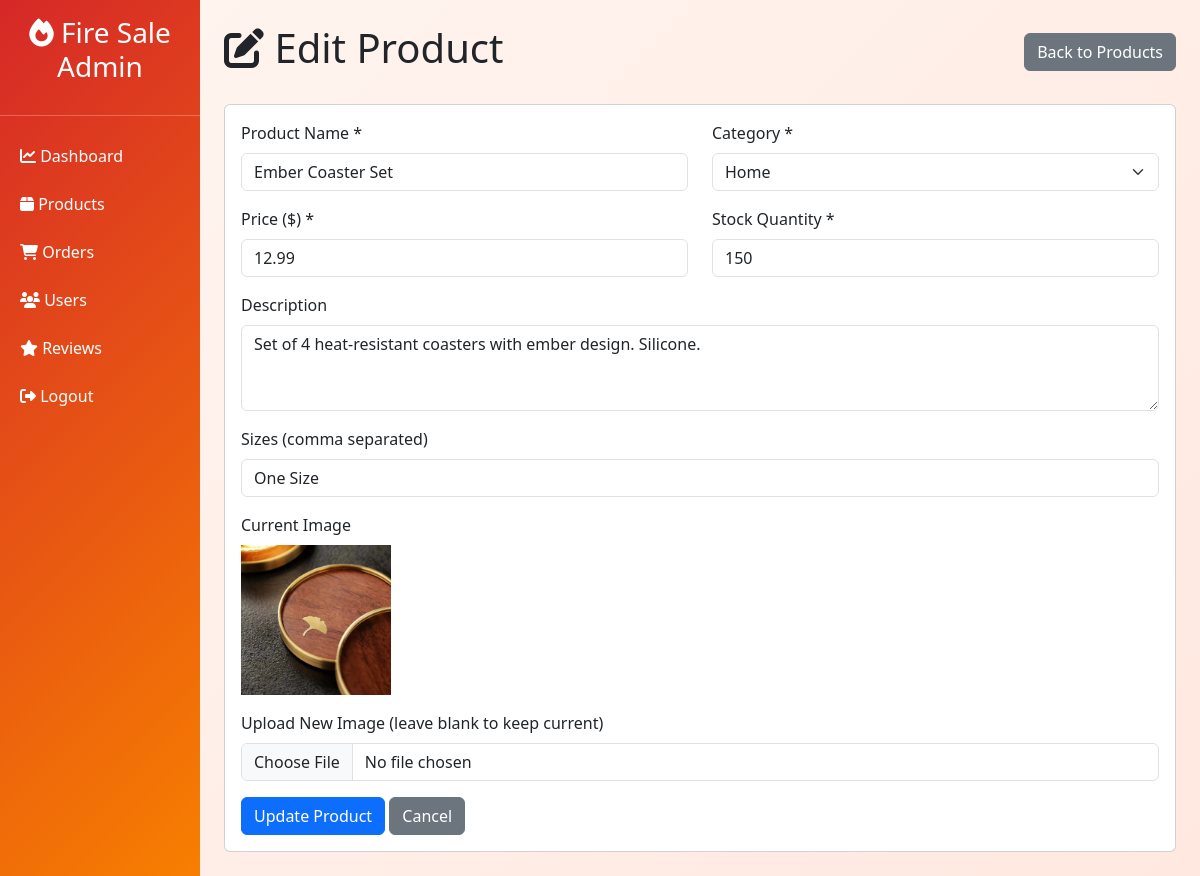
Page /admin/product_edit.php?id=26 (signed in) on the committed database.
### tables this page shows
CREATE TABLE `products` (
  `product_id` int(11) NOT NULL,
  `product_name` varchar(200) NOT NULL,
  `category` varchar(100) NOT NULL,
  `price` decimal(10,2) NOT NULL,
  `stock_quantity` int(11) NOT NULL DEFAULT 0,
  `description` text DEFAULT NULL,
  `image_url` varchar(255) DEFAULT NULL,
  `sizes` varchar(100) DEFAULT 'S,M,L,XL',
  `created_at` timestamp NOT NULL DEFAULT current_timestamp()
);

### includes/config.php (called while the page is built, shortened)
<?php
$conn = mysqli_connect(DB_HOST, DB_USER, DB_PASS, DB_NAME);
function getProductById($id) {
    global $conn;
    $id = (int)$id;
    $query = "SELECT * FROM products WHERE product_id = $id";
    $result = mysqli_query($conn, $query);
    return mysqli_fetch_assoc($result);
}
?>

### admin/product_edit.php (the view, shortened to what this page needs)
<?php
include '../includes/config.php';
$product_id = isset($_GET['id']) ? (int)$_GET['id'] : 0;
$product = getProductById($product_id);
?>
<!DOCTYPE html>
<html lang="en">
<head>
    <link href="https://cdn.jsdelivr.net/npm/bootstrap@5.3.0/dist/css/bootstrap.min.css" rel="stylesheet">
    <link rel="stylesheet" href="https://cdnjs.cloudflare.com/ajax/libs/font-awesome/6.4.0/css/all.min.css">
</head>
<body>
    <div class="container-fluid">
        <div class="row">
            <div class="col-md-2 sidebar p-0">
                <h3 class="text-white text-center p-3"><i class="fas fa-fire"></i> Fire Sale Admin</h3>
                <hr class="text-white">
                <a href="dashboard.php"><i class="fas fa-chart-line"></i> Dashboard</a>
                <a href="products.php"><i class="fas fa-box"></i> Products</a>
                <a href="orders.php"><i class="fas fa-shopping-cart"></i> Orders</a>
                <a href="users.php"><i class="fas fa-users"></i> Users</a>
                <a href="reviews.php"><i class="fas fa-star"></i> Reviews</a>
                <a href="logout.php"><i class="fas fa-sign-out-alt"></i> Logout</a>
            </div>
            <div class="col-md-10 p-4">
                <div class="d-flex justify-content-between align-items-center mb-4">
                    <h1><i class="fas fa-edit"></i> Edit Product</h1>
                    <a href="products.php" class="btn btn-secondary">Back to Products</a>
                </div>
                <div class="card">
                    <div class="card-body">
                        <form method="POST" enctype="multipart/form-data">
                            <div class="row">
                                <div class="col-md-6 mb-3">
                                    <label class="form-label">Product Name *</label>
                                    <input type="text" name="product_name" class="form-control" required value="<?php echo htmlspecialchars($product['product_name']); ?>">
                                </div>
                                <div class="col-md-6 mb-3">
                                    <label class="form-label">Category *</label>
                                    <select name="category" class="form-select" required>
                                        <option value="Home" <?php echo $product['category']=='Home' ? 'selected' : ''; ?>>Home</option>
                                    </select>
                                </div>
                            </div>
                            <div class="row">
                                <div class="col-md-6 mb-3">
                                    <label class="form-label">Price ($) *</label>
                                    <input type="number" step="0.01" name="price" class="form-control" required value="<?php echo $product['price']; ?>">
                                </div>
                                <div class="col-md-6 mb-3">
                                    <label class="form-label">Stock Quantity *</label>
                                    <input type="number" name="stock_quantity" class="form-control" required value="<?php echo $product['stock_quantity']; ?>">
                                </div>
                            </div>
                            <div class="mb-3">
                                <label class="form-label">Description</label>
                                <textarea name="description" class="form-control" rows="3"><?php echo htmlspecialchars($product['description']); ?></textarea>
                            </div>
                            <div class="mb-3">
                                <label class="form-label">Sizes (comma separated)</label>
                                <input type="text" name="sizes" class="form-control" value="<?php echo htmlspecialchars($product['sizes']); ?>">
                            </div>
                            <div class="mb-3">
                                <label class="form-label">Current Image</label><br>
                                <?php if ($product['image_url']): ?>
                                    <img src="../assets/uploads/<?php echo $product['image_url']; ?>" style="max-width: 150px;" class="mb-2"><br>
                                <?php else: ?>
                                    <span class="text-muted">No image</span><br>
                                <?php endif; ?>
                                <label class="form-label mt-2">Upload New Image (leave blank to keep current)</label>
                                <input type="file" name="product_image" class="form-control" accept="image/*">
                            </div>
                            <button type="submit" class="btn btn-primary">Update Product</button>
                            <a href="products.php" class="btn btn-secondary">Cancel</a>
                        </form>
                    </div>
                </div>
            </div>
        </div>
    </div>
</body>
</html>

### admin/product_edit.php (style rules this page uses)
body { background: linear-gradient(135deg, #fff5f0 0%, #ffe8e0 100%); }
.sidebar { background: linear-gradient(135deg, #d62828, #f77f00); min-height: 100vh; }
.sidebar a { color: white; text-decoration: none; padding: 12px 20px; display: block; }

### rows in the picture
products: product_name "Ember Coaster Set", category "Home", price "12.99", stock_quantity "150", description "Set of 4 heat-resistant coasters with ember design. Silicone.", sizes "One Size", image_url (picture)
